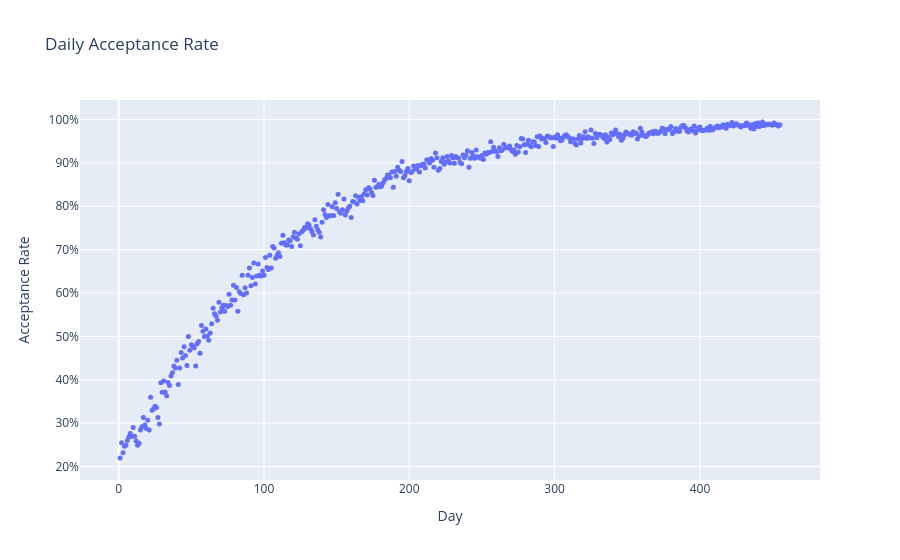

Notebook code for this chart:
### Markdown cell above
## Plotting rate of accepts calculated daily

### Code cell
plot_daily_acceptance(sim.telemetry)

### Figure 1 — Plotly figure (JSON) as saved in the notebook; plotly's stock layout.template omitted (floating-point values rounded to 4 significant figures; data arrays with more than 128 entries replaced by an {"elided": "..."} marker saying what was removed)
{"data": [{"hovertemplate": "Day=%{x}<br>Acceptance Rate=%{y}<extra></extra>", "legendgroup": "", "marker": {"color": "#636efa", "size": 5, "symbol": "circle"}, "mode": "markers", "name": "", "orientation": "v", "showlegend": false, "type": "scatter", "x": {"elided": "455 int values"}, "xaxis": "x", "y": {"elided": "455 float values"}, "yaxis": "y"}], "layout": {"legend": {"tracegroupgap": 0}, "title": {"text": "Daily Acceptance Rate"}, "xaxis": {"anchor": "y", "domain": [0, 1], "title": {"text": "Day"}}, "yaxis": {"anchor": "x", "domain": [0, 1], "tickformat": ".0%", "title": {"text": "Acceptance Rate"}}}}
